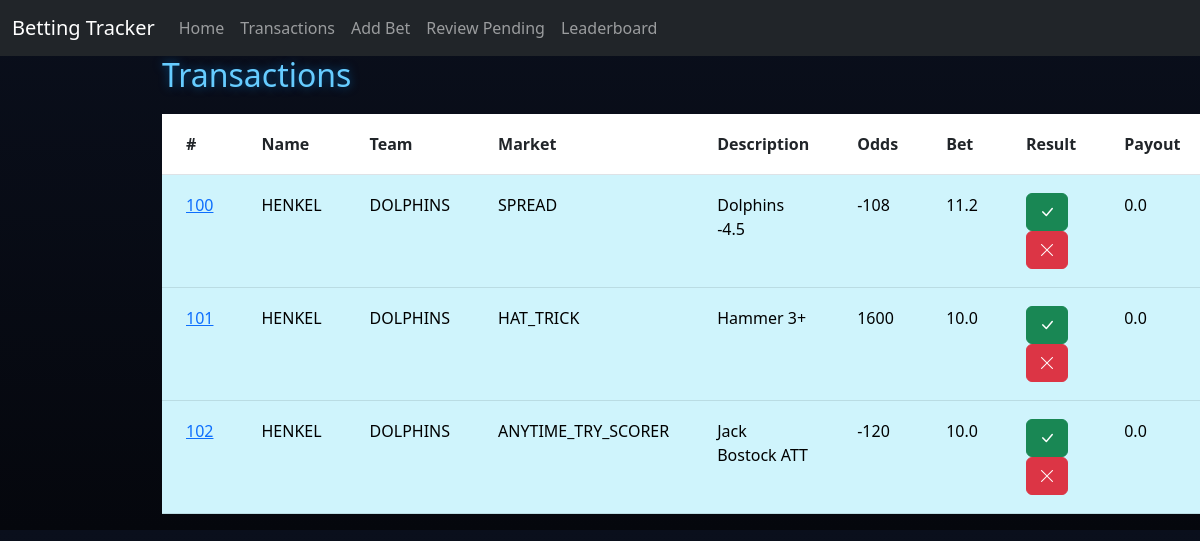
The page /review on the database as committed earlier.
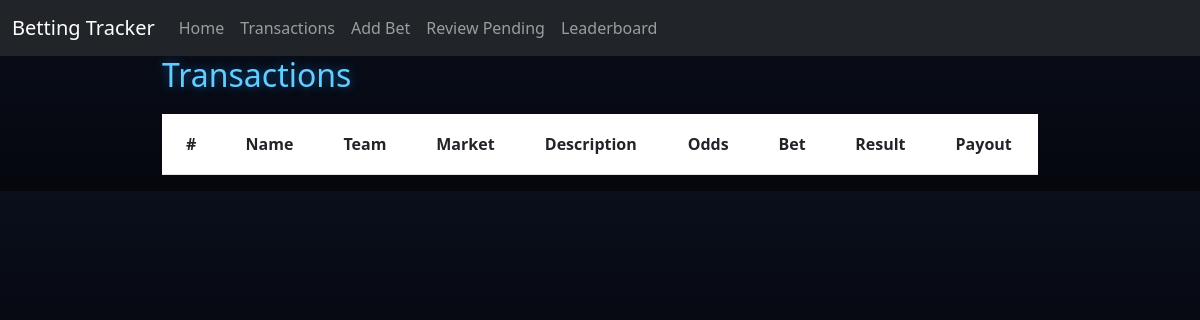
The same page on the database as committed later.
### tables this page shows
CREATE TABLE Transactions (
                            ID INTEGER PRIMARY KEY AUTOINCREMENT,
                            PlayerID INTEGER,
                            Team TEXT,
                            BetType TEXT,
                            Description TEXT,
                            Odds INTEGER,
                            AmountBet REAL,
                            Status TEXT,
                            AmountWon REAL,
                            FOREIGN KEY(PlayerID) REFERENCES Players(ID)
                        );

CREATE TABLE Players (
                        ID INTEGER PRIMARY KEY AUTOINCREMENT,
                        Name TEXT,
                        BetsPlaced INTEGER,
                        SuccessRate REAL,
                        Bank REAL
                    );

### app.py (the view, shortened to what this page needs)
@app.route("/review", methods=["GET", "POST"])
def review():
    db = get_db(DB)
    pending = db.execute("""
        SELECT Transactions.*, Players.Name
        FROM Transactions
        JOIN Players ON Players.ID = Transactions.PlayerID
        WHERE Status = 'Pending'
    """).fetchall()
    return render_template("review.html", transactions=pending)

### app.py (called while the page is built)
def get_db(DB):
    try:
        db = sqlite3.connect(DB)
        return db
    except sqlite3.Error as e:
        print(f"Error opening database: {e}")
        return None

### templates/review.html (shortened to what this page needs)
{% extends "base.html" %}
{% block content %}
<h2>Transactions</h2>
<table class="table transaction-table">
    <tr>
        <th>#</th>
        <th>Name</th>
        <th>Team</th>
        <th>Market</th>
        <th>Description</th>
        <th>Odds</th>
        <th>Bet</th>
        <th>Result</th>
        <th>Payout</th>
    </tr>
    {% for p in transactions %}
    <tr class="table-info">
        <td>
            <a href="{{ url_for('deleted', id=p[0]) }}">
                {{ p[0] }}
            </a>
        </td>
        <td>{{ p[9] }}</td>
        <td>{{ p[2] }}</td>
        <td>{{ p[3] }}</td>
        <td>{{ p[4] }}</td>
        <td>{{ p[5] }}</td>
        <td>{{ p[6] }}</td>
        <td>
            <form method="POST" action="{{ url_for('review') }}" style="display:inline;">
                <button class="btn btn-success">
                    <i class="bi bi-check-lg"></i>
                </button>
            </form>
            <form method="POST" action="{{ url_for('review') }}" style="display:inline;">
                <button class="btn btn-danger">
                    <i class="bi bi-x-lg"></i>
                </button>
            </form>
        </td>
        <td>{{ p[8] }}</td>
    </tr>
    {% endfor %}
</table>
{% endblock %}

Rows that differ between the two databases and show on the page:
no longer on this page (row edited): Transactions: ID "100", Name "HENKEL", Team "DOLPHINS", BetType "SPREAD", Description "Dolphins -4.5", Odds "-108", AmountBet "11.2", AmountWon "0.0"
no longer on this page (row edited): Transactions: ID "101", Name "HENKEL", Team "DOLPHINS", BetType "HAT_TRICK", Description "Hammer 3+", Odds "1600", AmountBet "10.0", AmountWon "0.0"
no longer on this page (row edited): Transactions: ID "102", Name "HENKEL", Team "DOLPHINS", BetType "ANYTIME_TRY_SCORER", Description "Jack Bostock ATT", Odds "-120", AmountBet "10.0", AmountWon "0.0"
